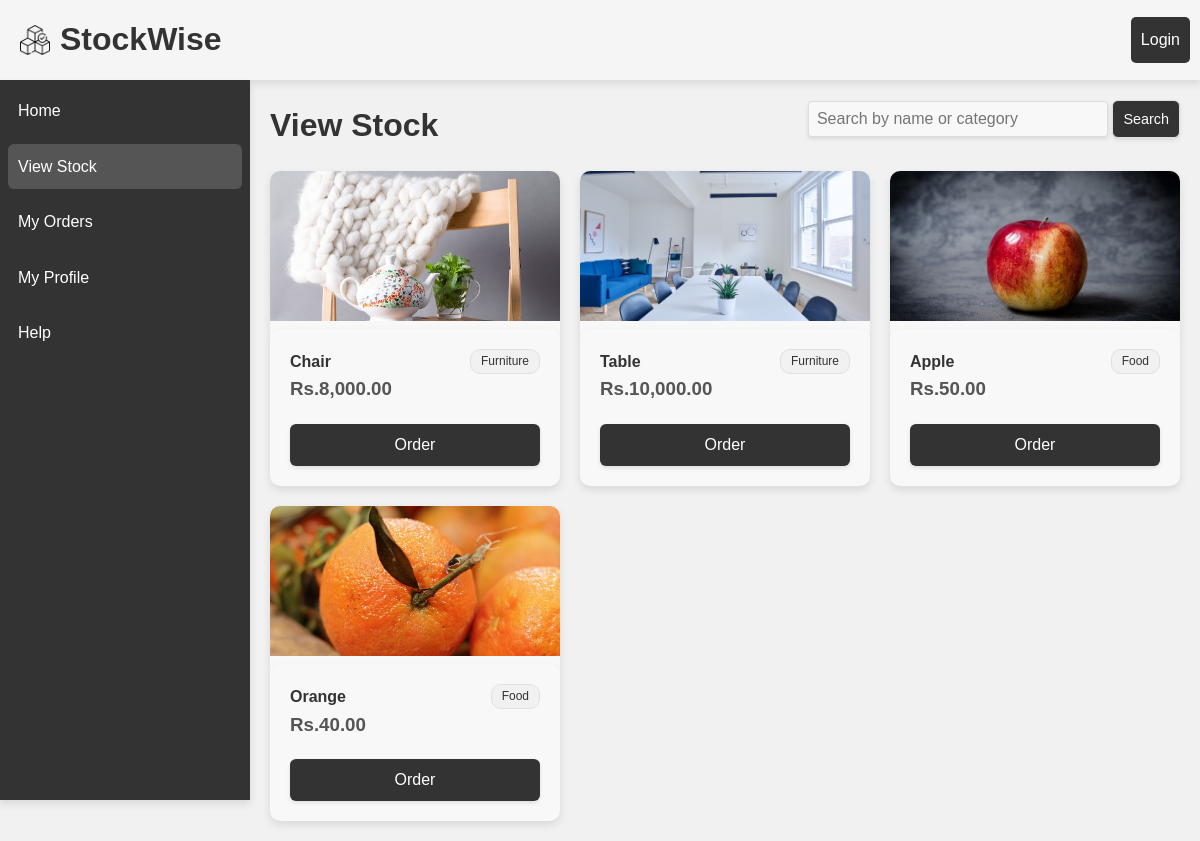
/user/stock_view.php, run on the app's committed database.
### tables this page shows
CREATE TABLE products (
    id INT AUTO_INCREMENT PRIMARY KEY,
    name VARCHAR(100) NOT NULL,
    description TEXT,
    category VARCHAR(50) NOT NULL,
    price DECIMAL(10,2) NOT NULL,
    quantity INT NOT NULL,
    image VARCHAR(255)
);

### user/stock_view.php (the view, shortened to what this page needs)
<?php
include '../db.php';
$search_query = '';
$query = "SELECT * FROM products WHERE name LIKE '%$search_query%' OR category LIKE '%$search_query%'";
$result = mysqli_query($conn, $query);
$title = "View Stock";
?>
<!DOCTYPE html>
<html lang="en">
<head>
    <link rel="stylesheet" href="../style.css">
</head>
<body>
    <div class="admin-container">
        <?php include('../navbar.php'); ?>
        <?php include 'sidebar.php'; ?>
        <div class="admin-content">
            <div class="admin-header">
                <h1 class="page-title"><?php echo $title; ?></h1>
                <form method="POST" action="<?php echo $_SERVER['PHP_SELF']; ?>" class="search-form">
                    <input type="text" name="search" placeholder="Search by name or category" value="<?php echo htmlspecialchars($search_query); ?>">
                    <button type="submit">Search</button>
                </form>
            </div>
            <div class="products-grid">
                <?php
                if (mysqli_num_rows($result) > 0) {
                    while ($row = mysqli_fetch_assoc($result)) {
                        echo "<div class='product-tile'>";
                        if (!empty($row['image'])) {
                            echo "<img src='" . $row['image'] . "' alt='Product Image' class='product-image-tile'>";
                        } else {
                            echo "<div class='no-image'>No Image</div>";
                        }
                        echo "<div class='product-details'>";
                        echo "<div class='badge-container'>";
                        echo "<h4>" . $row['name'] . "</h4>";
                        echo "<div class='badge'>" . $row['category'] . "</div>";
                        echo "</div>";
                        echo "<h3> Rs." . number_format($row['price'], 2) . "</h3>";
                        echo "<button class='order-btn' onclick=\"window.location.href='stock_order.php?id=" . $row['id'] . "'\">Order</button>";
                        echo "</div>";
                        echo "</div>";
                    }
                } else {
                    echo "<p>No products found</p>";
                }
                ?>
            </div>
        </div>
    </div>
</body>
</html>

### navbar.php
<div class="navbar">
    <a href="../index.php">
        <div class="logo">
            <img src="../images/logo.png" alt="">
            <span>StockWise</span>
        </div>
    </a>
    <?php if (isset($_SESSION['username'])) : ?>
        <div class="nav-user">
            <div class="profile-pic">
                <?php if (isset($_SESSION['image'])) : ?>
                    <img src="<?php echo $_SESSION['image']; ?>" alt="Profile Picture" class="profile-image">
                <?php else : ?>
                    <img src="../images/user.png" alt="Profile Picture" class="profile-image">
                <?php endif; ?>
                <div class="dropdown-menu">
                    <span class="username"><?php echo strtoupper($_SESSION['username']); ?></span>
                    <a href="../logout.php" class="logout-btn">Logout</a>
                </div>
            </div>
        </div>
    <?php else : ?>
        <a href="../login.php" class="logout-btn">Login</a>
    <?php endif; ?>
</div>

### user/sidebar.php
<div class="sidebar">
    <a class="<?php if ($title === 'Home') echo 'active'; ?>" href="index.php">Home</a>
    <a class="<?php if ($title === 'View Stock') echo 'active'; ?>" href="stock_view.php">View Stock</a>
    <a class="<?php if ($title === 'Orders') echo 'active'; ?>" href="order_view.php">My Orders</a>
    <a class="<?php if ($title === 'My Profile') echo 'active'; ?>" href="profile.php">My Profile</a>
    <a class="<?php if ($title === 'Help') echo 'active'; ?>" href="help.php">Help</a>
</div>

### style.css (style rules this page uses)
* { margin: 0; padding: 0; box-sizing: border-box; }
:root { --primary-bg: #ffffff; --secondary-bg: #f8f8f8; --primary-text: #333333; --border-color: #e0e0e0; --shadow-color: rgba(0, 0, 0, 0.1); --button-bg: #333333; --button-text: #ffffff; --button-hover-bg: #555555; --navbar-bg: #f1f1f1; --navbar-text: #333333; }
body { font-family: Arial, sans-serif; background-color: var(--primary-bg); color: var(--primary-text); line-height: 1.6; margin: 0; padding: 0; max-height: 100vh; background-color: var(--navbar-bg); }
.admin-container { min-height: 100vh; }
.navbar { background-color: whitesmoke; color: var(--navbar-text); padding: 10px; box-shadow: 0 4px 8px var(--shadow-color); grid-area: navbar; display: flex; align-items: center; justify-content: space-between; z-index: 1; height: 80px; position: sticky; top:0; }
.navbar a { color: var(--navbar-text); }
.logo { margin-left: 10px; font-size: 2rem; font-weight: bold; display: flex; gap: 10px; align-items: center; }
.logo img { width: 30px; height: 30px; }
.logout-btn { display: block; background-color: var(--button-bg); color: var(--button-text) !important; border: none; padding: 10px; border-radius: 5px; text-align: center; text-decoration: none; transition: background-color 0.3s ease; }
.sidebar { background-color: var(--button-bg); color: var(--button-text); padding: 8px; box-shadow: 0 4px 8px var(--shadow-color); position: fixed; top:80px; left:0; height: calc(100vh - 80px); width: 250px; z-index: 1; }
.sidebar a { color: var(--button-text); text-decoration: none; display: block; padding: 10px; border-radius: 6px; margin-bottom: 10px; transition: background-color 0.3s ease; }
.admin-content { padding: 20px; width:calc( 100vw-250px); margin-left: 250px; }
.sidebar .active { background-color: var(--button-hover-bg); }
input[type="text"], input[type="number"], input[type="password"] { width: 100%; padding: 10px; border: 1px solid var(--border-color); border-radius: 6px; background-color: var(--secondary-bg); box-shadow: 0 2px 4px var(--shadow-color); font-size: 1rem; transition: box-shadow 0.3s ease; }
button { width: 100%; padding: 10px; background-color: var(--button-bg); color: var(--button-text); border: 1px solid var(--border-color); border-radius: 6px; cursor: pointer; transition: background-color 0.3s ease; font-size: 0.9rem; box-shadow: 0 2px 4px var(--shadow-color); }
a { text-decoration: none; }
.page-title { display: inline; }
.admin-header { align-items: center; margin-bottom: 20px; }
.products-grid { display: grid; grid-template-columns: repeat(auto-fill, minmax(250px, 1fr)); gap: 20px; margin-top: 20px; }
.product-tile { background-color: var(--secondary-bg); overflow: clip; border-radius: 10px; box-shadow: 0 4px 8px var(--shadow-color); transition: transform 0.3s ease; }
.product-image-tile { width: 100%; height: auto; max-height: 150px; object-fit: cover; }
.product-details { padding: 10px; }
.product-details h3 { color:var(--button-hover-bg); }
.badge { background-color: var(--navbar-bg); color:#333333; border: 1px solid var(--border-color); border-radius: 10px; width: fit-content; padding: 2px 10px; height: fit-content; font-size: 12px; }
.badge-container { display: flex; justify-content: space-between; }
.order-btn { padding: 10px 20px; background-color: var(--button-bg); color: var(--button-text); border: none; border-radius: 6px; cursor: pointer; transition: background-color 0.3s ease; margin-top: 10px; }
.product-details { flex: 2; padding: 20px; background-color: var(--secondary-bg); border-radius: 10px; box-shadow: 0 4px 8px var(--shadow-color); }
.order-btn { display: block; width: 100%; padding: 12px; background-color: var(--button-bg); color: var(--button-text); border: none; border-radius: 6px; cursor: pointer; margin-top: 20px; font-size: 16px; transition: background-color 0.3s ease; }
.search-form { float: right; margin-bottom: 20px; }
.search-form input[type="text"] { padding: 8px; width: 300px; border-radius: 4px; border: 1px solid #ddd; }
.search-form button[type="submit"] { width: fit-content; }

### data on the page
products: image (picture), name "Chair", category "Furniture", price "8,000.00"
products: image (picture), name "Table", category "Furniture", price "10,000.00"
products: image (picture), name "Apple", category "Food", price "50.00"
products: image (picture), name "Orange", category "Food", price "40.00"

### other printed values
$title "View Stock"
